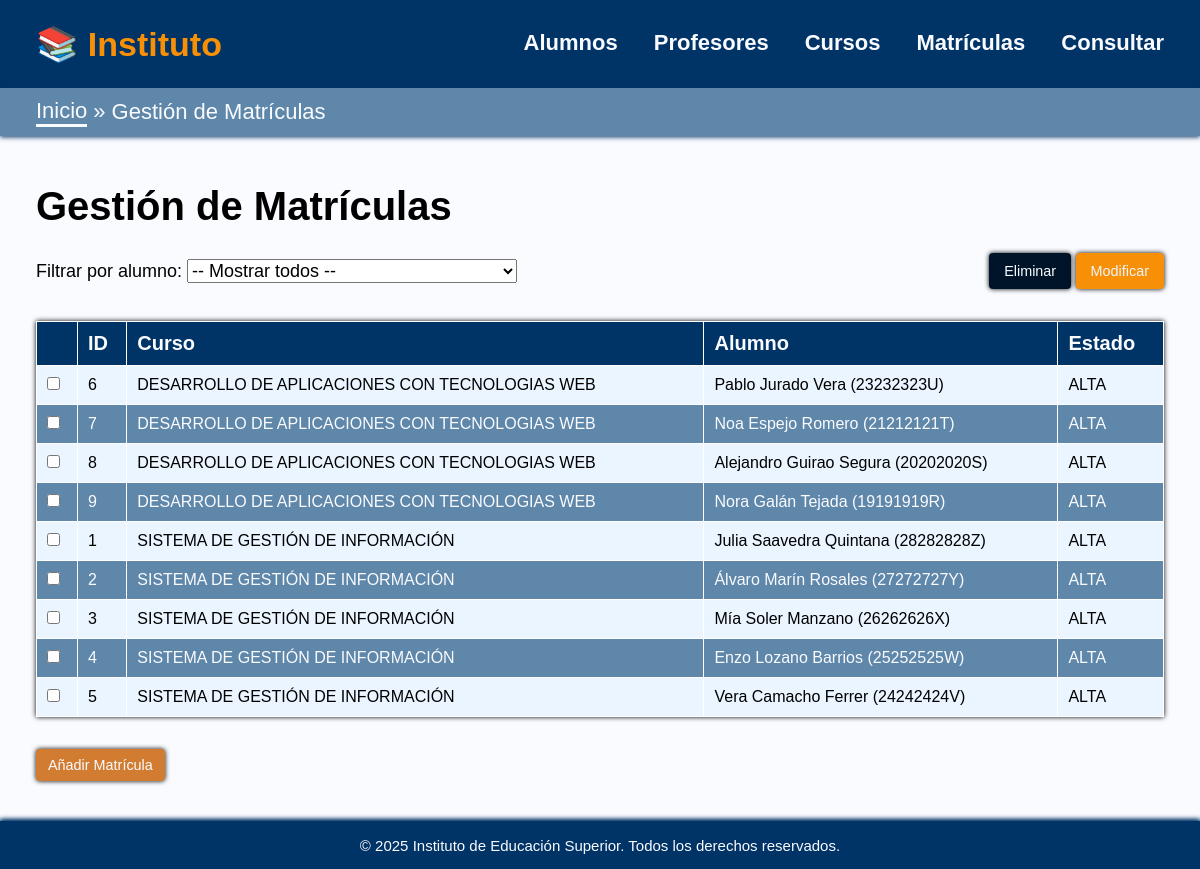
Page /matriculas.php on the committed database.
### tables this page shows
CREATE TABLE IF NOT EXISTS Matricula(
    ID_MAT INT AUTO_INCREMENT PRIMARY KEY NOT NULL,
    DNIA VARCHAR(9) NOT NULL,
    IDCURSO VARCHAR(8) NOT NULL,
    Estado_Matricula VARCHAR(40) NOT NULL,
    FOREIGN KEY (DNIA) REFERENCES Alumno(DNI) 
        ON DELETE CASCADE
        ON UPDATE CASCADE,
    FOREIGN KEY (IDCURSO) REFERENCES Curso(ID_Curso)
        ON DELETE CASCADE
        ON UPDATE CASCADE
);

CREATE TABLE IF NOT EXISTS Curso(
    ID_Curso VARCHAR(8) PRIMARY KEY NOT NULL,
    Descripcion VARCHAR(150),
    Nombre_Curso VARCHAR(50),
    Estado_Curso VARCHAR(40) NOT NULL,
    DNIP VARCHAR(9),
    fecha_inicio DATE,
    fecha_fin DATE,
    FOREIGN KEY (DNIP) REFERENCES Profesor(DNI) 
        ON DELETE CASCADE 
        ON UPDATE CASCADE
);

CREATE TABLE IF NOT EXISTS Alumno(
    DNI VARCHAR(9) PRIMARY KEY NOT NULL,
    Cargo VARCHAR(15) NOT NULL,
    Nombre VARCHAR(30) NOT NULL,
    Apellido VARCHAR(60) NOT NULL,
    Telefono VARCHAR(15) NOT NULL,
    fecha_alta DATE NOT NULL,
    fecha_baja DATE,
    Estado_Alumno VARCHAR(40) NOT NULL
);

### matriculas.php (the view, shortened to what this page needs)
<?php
$pdo = getPDO();
if (!empty($_GET['search_dni'])) {
    $stmt = $pdo->prepare("SELECT M.*, C.Nombre_Curso, A.Nombre AS Nombre_Alumno, A.Apellido FROM Matricula M JOIN Curso C ON M.IDCURSO = C.ID_Curso JOIN Alumno A ON M.DNIA = A.DNI WHERE A.DNI = ?");
    $stmt->execute([$_GET['search_dni']]);
} else {
    $stmt = $pdo->query("SELECT M.*, C.Nombre_Curso, A.Nombre AS Nombre_Alumno, A.Apellido FROM Matricula M JOIN Curso C ON M.IDCURSO = C.ID_Curso JOIN Alumno A ON M.DNIA = A.DNI");
}
$matriculas = $stmt->fetchAll();
?>
<!DOCTYPE html>
<html lang="es">
<head>
    <link rel="stylesheet" href="css/instituto.css">
</head>
<body>
<?php require "header.php"; ?>
<div class="breadcrumbs">
    <a href="#">Inicio</a> &raquo; <span>Gestión de Matrículas</span>
</div>
<main>
    <h1>Gestión de Matrículas</h1>
    <div class="search-container">
        <form class="global-actions list" method="get">
            <label>Filtrar por alumno:</label>
            <select class="list" name="search_dni" onchange="this.form.submit()">
                <option value="">-- Mostrar todos --</option>
            </select>
        </form>
        <div>
            <form id="eliminarForm" method="POST" onsubmit="return confirmarEliminacion();">
                <button type="submit" class="btn btn-delete">Eliminar</button>
                <button type="button" class="btn btn-modify" onclick="modificarSeleccionado()">Modificar</button>
            </form>
        </div>
    </div>
    <form id="matriculasForm">
        <table>
            <thead>
                <tr>
                    <th></th>
                    <th>ID</th>
                    <th>Curso</th>
                    <th>Alumno</th>
                    <th>Estado</th>
                </tr>
            </thead>
            <tbody>
                <?php if (empty($matriculas)): ?>
                    <tr>
                        <td colspan="5">No se encontraron matrículas.</td>
                    </tr>
                <?php else: ?>
                    <?php foreach ($matriculas as $m): ?>
                        <tr>
                            <td><input type="checkbox" name="selectedMatriculas[]" value="<?= htmlspecialchars($m['ID_MAT']) ?>"
                                       data-idcurso="<?= htmlspecialchars($m['IDCURSO']) ?>"
                                       data-dnialumno="<?= htmlspecialchars($m['DNIA']) ?>"
                                       data-estado="<?= htmlspecialchars($m['Estado_Matricula']) ?>">
                            </td>
                            <td><?= htmlspecialchars($m['ID_MAT']) ?></td>
                            <td><?= htmlspecialchars($m['Nombre_Curso']) ?></td>
                            <td><?= htmlspecialchars($m['Nombre_Alumno'] . ' ' . $m['Apellido']) . ' (' . $m['DNIA'] . ')' ?></td>
                            <td><?= htmlspecialchars($m['Estado_Matricula']) ?></td>
                        </tr>
                    <?php endforeach; ?>
                <?php endif; ?>
            </tbody>
        </table>
    </form>
    <button class="btn btn-add" onclick="document.getElementById('modalOverlay').style.display='flex'; resetForm();">Añadir Matrícula</button>
</main>
<footer><?php require "footer.php"; ?></footer>
</body>
</html>

### css/instituto.css (style rules this page uses)
:root { --background: #fafbff; --thtable: #036; --modify: #f79007; --buton: #D27C32; --delete: rgb(0, 20, 41); --thtableligh: #d0e9ff; --table1: #eaf5ff; --table2: #5f87aa; --border: #ffffff; }
html { scrollbar-width: none }
* { padding: 0; margin: 0px; box-sizing: border-box; font-family: Arial, sans-serif; }
body { background-color: var(--background); overflow-y: auto; }
footer { background-color: var(--thtable); color: var(--background); display: flex; justify-content: center; align-items: center; padding: 0vh 3vw; height: 6vh; position: fixed; bottom: 0; width: 100%; font-size: 15px; box-shadow: 0px -1px 5px var(--thtable); }
.breadcrumbs { background-color: var(--table2); padding: 1vh 3vw; height: 6vh; display: flex; justify-content: start; align-items: center; gap: .5vw; font-size: 22px; color: var(--background); box-shadow: 0px 1px 5px var(--thtable); }
.breadcrumbs a { text-decoration: none; color: var(--background); border-bottom: 3px solid var(--background); transition: all .3s ease; }
main { padding: 6vh 3vw 11vh; }
main h1 { margin-bottom: 3vh; font-size: 40px; }
table { width: 100%; border-collapse: collapse; margin: 4vh 0vw; background-color: var(--table1); box-shadow: 0px 0px 5px black; }
th, td { padding: 10px; border: 1px solid var(--border); text-align: left; }
th { background-color: var(--thtable); color: var(--background); font-weight: 900; font-size: 20px; }
td { font-weight: 500; }
tr:nth-child(even) { background-color: var(--table2); color: var(--background); }
.btn { padding: 8px 12px; border: none; border-radius: 4px; cursor: pointer; font-size: 0.9em; color: var(--background); box-shadow: 0px 0px 5px black; }
.btn-delete { background-color: var(--delete); }
.btn-modify { background-color: var(--modify); color: var(--table1); }
.btn-add { background-color: var(--buton); }
.search-container { margin-bottom: 20px; display: flex; justify-content: space-between; align-items: center; }
.search-container button { padding: 10px 15px; border: none; border-radius: 4px; cursor: pointer; }
.global-actions { width: 70%; }
.list { font-size: 18px; }

### rows in the picture
matricula: ID_MAT "6", IDCURSO.Nombre_Curso "DESARROLLO DE APLICACIONES CON TECNOLOGIAS WEB", DNIA.Apellido "Pablo Jurado Vera", DNIA "23232323U", Estado_Matricula "ALTA"
matricula: ID_MAT "7", IDCURSO.Nombre_Curso "DESARROLLO DE APLICACIONES CON TECNOLOGIAS WEB", DNIA.Apellido "Noa Espejo Romero", DNIA "21212121T", Estado_Matricula "ALTA"
matricula: ID_MAT "8", IDCURSO.Nombre_Curso "DESARROLLO DE APLICACIONES CON TECNOLOGIAS WEB", DNIA.Apellido "Alejandro Guirao Segura", DNIA "20202020S", Estado_Matricula "ALTA"
matricula: ID_MAT "9", IDCURSO.Nombre_Curso "DESARROLLO DE APLICACIONES CON TECNOLOGIAS WEB", DNIA.Apellido "Nora Galán Tejada", DNIA "19191919R", Estado_Matricula "ALTA"
matricula: ID_MAT "1", IDCURSO.Nombre_Curso "SISTEMA DE GESTIÓN DE INFORMACIÓN", DNIA.Apellido "Julia Saavedra Quintana", DNIA "28282828Z", Estado_Matricula "ALTA"
matricula: ID_MAT "2", IDCURSO.Nombre_Curso "SISTEMA DE GESTIÓN DE INFORMACIÓN", DNIA.Apellido "Álvaro Marín Rosales", DNIA "27272727Y", Estado_Matricula "ALTA"
matricula: ID_MAT "3", IDCURSO.Nombre_Curso "SISTEMA DE GESTIÓN DE INFORMACIÓN", DNIA.Apellido "Mía Soler Manzano", DNIA "26262626X", Estado_Matricula "ALTA"
matricula: ID_MAT "4", IDCURSO.Nombre_Curso "SISTEMA DE GESTIÓN DE INFORMACIÓN", DNIA.Apellido "Enzo Lozano Barrios", DNIA "25252525W", Estado_Matricula "ALTA"
matricula: ID_MAT "5", IDCURSO.Nombre_Curso "SISTEMA DE GESTIÓN DE INFORMACIÓN", DNIA.Apellido "Vera Camacho Ferrer", DNIA "24242424V", Estado_Matricula "ALTA"
